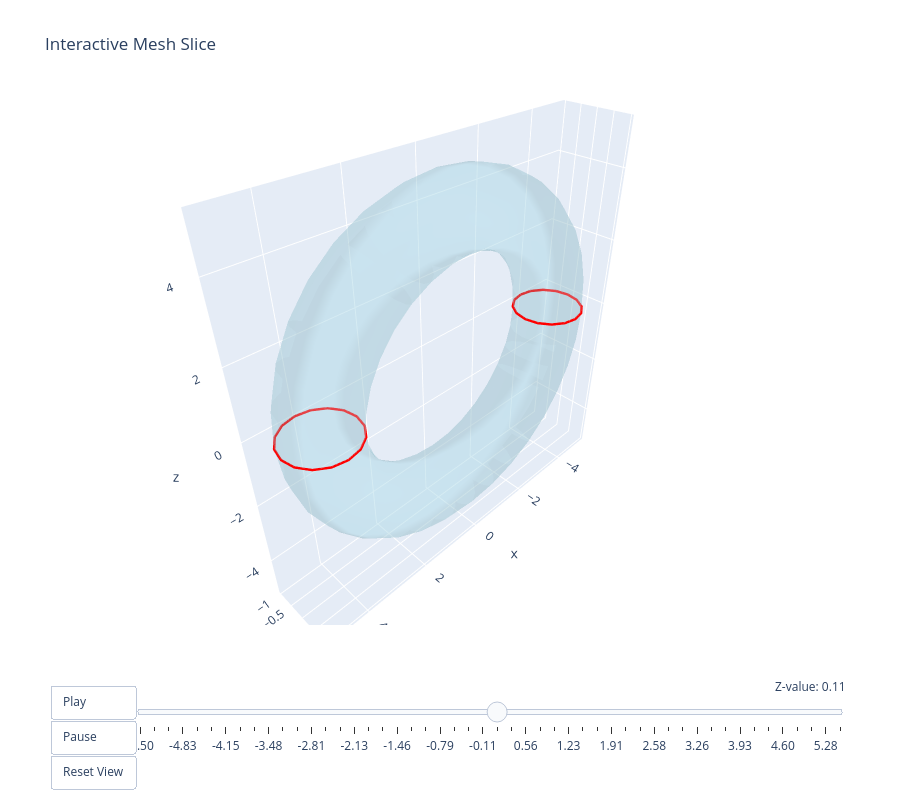

The notebook cell this image was saved under:
### Markdown cell above
## Interactive Cross-Sections

### Code cell
mm.visualize_mesh_slice_interactive()

### Figure 1 — Plotly figure (JSON) as saved in the notebook; plotly's stock layout.template omitted (floating-point values rounded to 4 significant figures; data arrays with more than 128 entries replaced by an {"elided": "..."} marker saying what was removed)
{"data": [{"color": "lightblue", "i": {"elided": "1024 int values"}, "j": {"elided": "1024 int values"}, "k": {"elided": "1024 int values"}, "name": "Mesh", "opacity": 0.3, "type": "mesh3d", "x": {"elided": "512 float values"}, "y": {"elided": "512 float values"}, "z": {"elided": "512 float values"}}, {"line": {"color": "red", "width": 5}, "mode": "lines", "name": "Slice at z=0.00", "type": "scatter3d", "x": [-4, -4.383, -4.707, -4.924, -5, -4.924, -4.707, -4.383, -4, -3.617, -3.293, -3.076, -3, -3.076, -3.293, -3.617, -4, null, 4, 3.617, 3.293, 3.076, 3, 3.076, 3.293, 3.617, 4, 4.383, 4.707, 4.924, 5, 4.924, 4.707, 4.383, 4, null], "y": [-1.0, -0.9239, -0.7071, -0.3827, 3.614e-16, 0.3827, 0.7071, 0.9239, 1.0, 0.9239, 0.7071, 0.3827, 2.389e-16, -0.3827, -0.7071, -0.9239, -1.0, null, -1.0, -0.9239, -0.7071, -0.3827, 2.389e-16, 0.3827, 0.7071, 0.9239, 1.0, 0.9239, 0.7071, 0.3827, 3.614e-16, -0.3827, -0.7071, -0.9239, -1.0, null], "z": [4.201e-16, 4.623e-16, 4.888e-16, 4.955e-16, 4.814e-16, 4.486e-16, 4.022e-16, 3.492e-16, 2.977e-16, 2.555e-16, 2.29e-16, 2.223e-16, 2.364e-16, 2.692e-16, 3.156e-16, 3.686e-16, 4.201e-16, null, -6.973e-17, -7.439e-17, -8.767e-17, -1.075e-16, -1.31e-16, -1.544e-16, -1.743e-16, -1.875e-16, -1.922e-16, -1.875e-16, -1.743e-16, -1.544e-16, -1.31e-16, -1.075e-16, -8.767e-17, -7.439e-17, -6.973e-17, null]}], "layout": {"height": 800, "margin": {"b": 100, "l": 50, "r": 50, "t": 100}, "scene": {"aspectmode": "data", "camera": {"eye": {"x": 1.5, "y": 1.5, "z": 1.5}}}, "sliders": [{"active": 25, "currentvalue": {"prefix": "Z-value: ", "visible": true, "xanchor": "right"}, "len": 0.9, "pad": {"b": 10, "t": 50}, "steps": [{"args": [["frame_0"], {"frame": {"duration": 0, "redraw": true}, "mode": "immediate"}], "label": "-5.50", "method": "animate"}, {"args": [["frame_1"], {"frame": {"duration": 0, "redraw": true}, "mode": "immediate"}], "label": "-5.28", "method": "animate"}, {"args": [["frame_2"], {"frame": {"duration": 0, "redraw": true}, "mode": "immediate"}], "label": "-5.05", "method": "animate"}, {"args": [["frame_3"], {"frame": {"duration": 0, "redraw": true}, "mode": "immediate"}], "label": "-4.83", "method": "animate"}, {"args": [["frame_4"], {"frame": {"duration": 0, "redraw": true}, "mode": "immediate"}], "label": "-4.60", "method": "animate"}, {"args": [["frame_5"], {"frame": {"duration": 0, "redraw": true}, "mode": "immediate"}], "label": "-4.38", "method": "animate"}, {"args": [["frame_6"], {"frame": {"duration": 0, "redraw": true}, "mode": "immediate"}], "label": "-4.15", "method": "animate"}, {"args": [["frame_7"], {"frame": {"duration": 0, "redraw": true}, "mode": "immediate"}], "label": "-3.93", "method": "animate"}, {"args": [["frame_8"], {"frame": {"duration": 0, "redraw": true}, "mode": "immediate"}], "label": "-3.70", "method": "animate"}, {"args": [["frame_9"], {"frame": {"duration": 0, "redraw": true}, "mode": "immediate"}], "label": "-3.48", "method": "animate"}, {"args": [["frame_10"], {"frame": {"duration": 0, "redraw": true}, "mode": "immediate"}], "label": "-3.26", "method": "animate"}, {"args": [["frame_11"], {"frame": {"duration": 0, "redraw": true}, "mode": "immediate"}], "label": "-3.03", "method": "animate"}, {"args": [["frame_12"], {"frame": {"duration": 0, "redraw": true}, "mode": "immediate"}], "label": "-2.81", "method": "animate"}, {"args": [["frame_13"], {"frame": {"duration": 0, "redraw": true}, "mode": "immediate"}], "label": "-2.58", "method": "animate"}, {"args": [["frame_14"], {"frame": {"duration": 0, "redraw": true}, "mode": "immediate"}], "label": "-2.36", "method": "animate"}, {"args": [["frame_15"], {"frame": {"duration": 0, "redraw": true}, "mode": "immediate"}], "label": "-2.13", "method": "animate"}, {"args": [["frame_16"], {"frame": {"duration": 0, "redraw": true}, "mode": "immediate"}], "label": "-1.91", "method": "animate"}, {"args": [["frame_17"], {"frame": {"duration": 0, "redraw": true}, "mode": "immediate"}], "label": "-1.68", "method": "animate"}, {"args": [["frame_18"], {"frame": {"duration": 0, "redraw": true}, "mode": "immediate"}], "label": "-1.46", "method": "animate"}, {"args": [["frame_19"], {"frame": {"duration": 0, "redraw": true}, "mode": "immediate"}], "label": "-1.23", "method": "animate"}, {"args": [["frame_20"], {"frame": {"duration": 0, "redraw": true}, "mode": "immediate"}], "label": "-1.01", "method": "animate"}, {"args": [["frame_21"], {"frame": {"duration": 0, "redraw": true}, "mode": "immediate"}], "label": "-0.79", "method": "animate"}, {"args": [["frame_22"], {"frame": {"duration": 0, "redraw": true}, "mode": "immediate"}], "label": "-0.56", "method": "animate"}, {"args": [["frame_23"], {"frame": {"duration": 0, "redraw": true}, "mode": "immediate"}], "label": "-0.34", "method": "animate"}, {"args": [["frame_24"], {"frame": {"duration": 0, "redraw": true}, "mode": "immediate"}], "label": "-0.11", "method": "animate"}, {"args": [["frame_25"], {"frame": {"duration": 0, "redraw": true}, "mode": "immediate"}], "label": "0.11", "method": "animate"}, {"args": [["frame_26"], {"frame": {"duration": 0, "redraw": true}, "mode": "immediate"}], "label": "0.34", "method": "animate"}, {"args": [["frame_27"], {"frame": {"duration": 0, "redraw": true}, "mode": "immediate"}], "label": "0.56", "method": "animate"}, {"args": [["frame_28"], {"frame": {"duration": 0, "redraw": true}, "mode": "immediate"}], "label": "0.79", "method": "animate"}, {"args": [["frame_29"], {"frame": {"duration": 0, "redraw": true}, "mode": "immediate"}], "label": "1.01", "method": "animate"}, {"args": [["frame_30"], {"frame": {"duration": 0, "redraw": true}, "mode": "immediate"}], "label": "1.23", "method": "animate"}, {"args": [["frame_31"], {"frame": {"duration": 0, "redraw": true}, "mode": "immediate"}], "label": "1.46", "method": "animate"}, {"args": [["frame_32"], {"frame": {"duration": 0, "redraw": true}, "mode": "immediate"}], "label": "1.68", "method": "animate"}, {"args": [["frame_33"], {"frame": {"duration": 0, "redraw": true}, "mode": "immediate"}], "label": "1.91", "method": "animate"}, {"args": [["frame_34"], {"frame": {"duration": 0, "redraw": true}, "mode": "immediate"}], "label": "2.13", "method": "animate"}, {"args": [["frame_35"], {"frame": {"duration": 0, "redraw": true}, "mode": "immediate"}], "label": "2.36", "method": "animate"}, {"args": [["frame_36"], {"frame": {"duration": 0, "redraw": true}, "mode": "immediate"}], "label": "2.58", "method": "animate"}, {"args": [["frame_37"], {"frame": {"duration": 0, "redraw": true}, "mode": "immediate"}], "label": "2.81", "method": "animate"}, {"args": [["frame_38"], {"frame": {"duration": 0, "redraw": true}, "mode": "immediate"}], "label": "3.03", "method": "animate"}, {"args": [["frame_39"], {"frame": {"duration": 0, "redraw": true}, "mode": "immediate"}], "label": "3.26", "method": "animate"}, {"args": [["frame_40"], {"frame": {"duration": 0, "redraw": true}, "mode": "immediate"}], "label": "3.48", "method": "animate"}, {"args": [["frame_41"], {"frame": {"duration": 0, "redraw": true}, "mode": "immediate"}], "label": "3.70", "method": "animate"}, {"args": [["frame_42"], {"frame": {"duration": 0, "redraw": true}, "mode": "immediate"}], "label": "3.93", "method": "animate"}, {"args": [["frame_43"], {"frame": {"duration": 0, "redraw": true}, "mode": "immediate"}], "label": "4.15", "method": "animate"}, {"args": [["frame_44"], {"frame": {"duration": 0, "redraw": true}, "mode": "immediate"}], "label": "4.38", "method": "animate"}, {"args": [["frame_45"], {"frame": {"duration": 0, "redraw": true}, "mode": "immediate"}], "label": "4.60", "method": "animate"}, {"args": [["frame_46"], {"frame": {"duration": 0, "redraw": true}, "mode": "immediate"}], "label": "4.83", "method": "animate"}, {"args": [["frame_47"], {"frame": {"duration": 0, "redraw": true}, "mode": "immediate"}], "label": "5.05", "method": "animate"}, {"args": [["frame_48"], {"frame": {"duration": 0, "redraw": true}, "mode": "immediate"}], "label": "5.28", "method": "animate"}, {"args": [["frame_49"], {"frame": {"duration": 0, "redraw": true}, "mode": "immediate"}], "label": "5.50", "method": "animate"}], "x": 0.1, "y": 0}], "title": {"text": "Interactive Mesh Slice"}, "updatemenus": [{"buttons": [{"args": [null, {"frame": {"duration": 200, "redraw": true}, "fromcurrent": true}], "label": "Play", "method": "animate"}, {"args": [[null], {"frame": {"duration": 0, "redraw": false}, "mode": "immediate"}], "label": "Pause", "method": "animate"}, {"args": [{"scene.camera.eye": {"x": 1.5, "y": 1.5, "z": 1.5}}], "label": "Reset View", "method": "relayout"}], "pad": {"r": 10, "t": 60}, "showactive": false, "type": "buttons", "x": 0, "xanchor": "left", "y": 0, "yanchor": "top"}]}}
